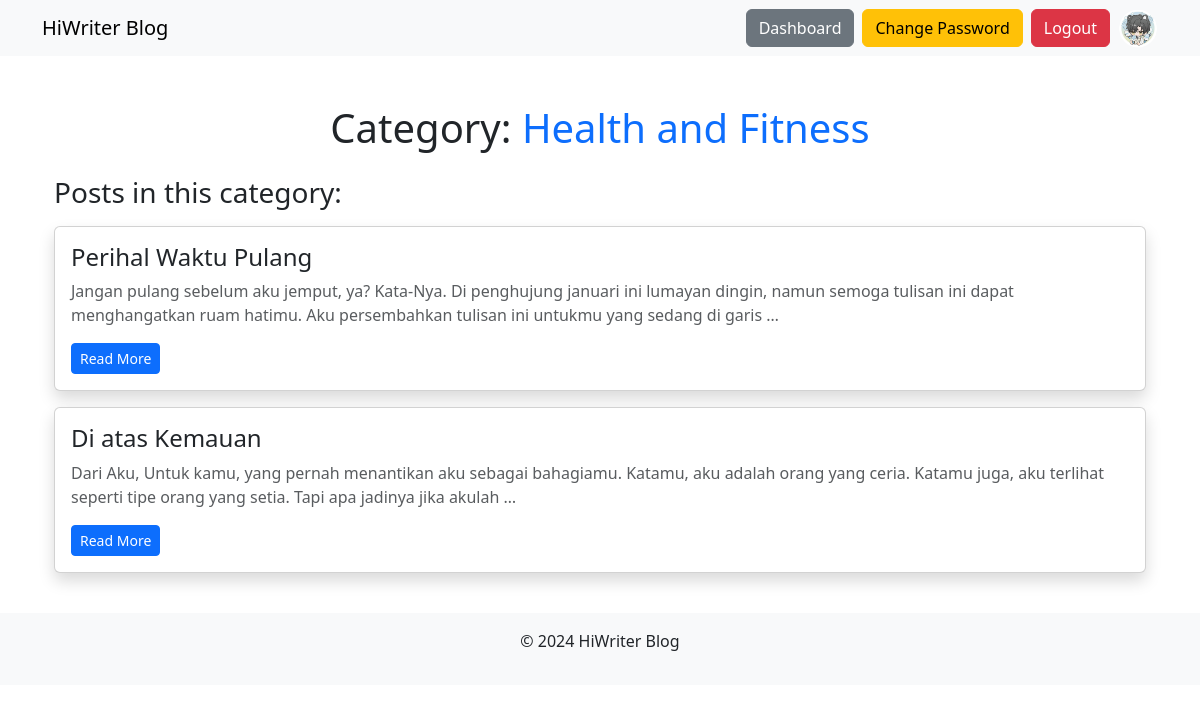
/category/1/ (signed in), run on the app's committed database.
### blog/models.py (models this page shows, shortened)
class Profile(models.Model):
    user = models.OneToOneField(User, on_delete=models.CASCADE)
    bio = models.TextField(blank=True, null=True)
    profile_picture = models.ImageField(
        upload_to='profile_pictures/',
        blank=True,
        null=True,
        default='profile_pictures/default-profile.jpg'
    )

class Category(models.Model):
    name = models.CharField(max_length=255)

class Post(models.Model):
    title = models.CharField(max_length=200)
    content = models.TextField()
    author = models.ForeignKey(User, on_delete=models.CASCADE)
    created_at = models.DateTimeField(auto_now_add=True)
    image = models.ImageField(upload_to='post_images/', blank=True, null=True)
    category = models.ForeignKey(Category, on_delete=models.SET_NULL, null=True, blank=True)
    tags = models.ManyToManyField('Tag', blank=True)

### blog/views.py (the view)
# urls.py: path('category/<int:pk>/', views.CategoryDetailView.as_view(), name='category_detail'),
class CategoryDetailView(ListView):
    model = Post
    template_name = 'blog/category_detail.html'
    context_object_name = 'category'
    def get_queryset(self):
        category = get_object_or_404(Category, pk=self.kwargs['pk'])
        return Post.objects.filter(category=category)
    def get_context_data(self, **kwargs):
        context = super().get_context_data(**kwargs)
        context['category'] = get_object_or_404(Category, pk=self.kwargs['pk'])
        return context

### blog/templates/blog/category_detail.html (shortened to what this page needs)
{% extends 'blog/base.html' %}
{% block content %}
<div class="container mt-5">
    <div class="row">
        <div class="col-md-12">
            <h1 class="text-center mb-4">Category: <span class="text-primary">{{ category.name }}</span></h1>
            <h3 class="mb-3">Posts in this category:</h3>
            {% for post in category.post_set.all %}
                <div class="card mb-3 shadow">
                    <div class="card-body">
                        <h4 class="card-title">
                            <a href="{% url 'post_detail' post.pk %}" class="text-decoration-none text-dark">{{ post.title }}</a>
                        </h4>
                        <p class="card-text text-muted">{{ post.content|truncatewords:30 }}</p>
                        <a href="{% url 'post_detail' post.pk %}" class="btn btn-primary btn-sm">Read More</a>
                    </div>
                </div>
            {% empty %}
                <p class="text-muted">No posts in this category yet.</p>
            {% endfor %}
        </div>
    </div>
</div>
{% endblock %}

### blog/templates/blog/base.html (shortened to what this page needs)
<!DOCTYPE html>
<html lang="en">
<head>
    <link href="https://cdn.jsdelivr.net/npm/bootstrap@5.3.0-alpha3/dist/css/bootstrap.min.css" rel="stylesheet">
    {% load static %}
    <link rel="stylesheet" href="{% static 'blog/styles.css' %}">
</head>
<body>
<nav class="navbar navbar-expand-lg navbar-light bg-light">
    <div class="container">
        <a class="navbar-brand" href="{% url 'home' %}" >HiWriter Blog</a>
        <div class="d-flex ms-auto align-items-center">
            {% if user.is_authenticated %}
                <a href="/dashboard/" class="btn btn-secondary me-2">Dashboard</a>
                <a href="{% url 'change_password' %}" class="btn btn-warning me-2">Change Password</a>
                <a href="/logout/" class="btn btn-danger me-2">Logout</a>
                {% if user.profile.profile_picture %}
                    <a href="{% url 'profile' %}" class="d-flex align-items-center">
                        <img src="{{ user.profile.profile_picture.url }}" alt="Profile" class="rounded-circle profile-img" style="width: 40px; height: 40px; object-fit: cover;">
                    </a>
                {% endif %}
            {% else %}
                <a href="/login/" class="btn btn-primary me-2">Login</a>
                <a href="/register/" class="btn btn-secondary">Register</a>
            {% endif %}
        </div>
    </div>
</nav>
<div class="container mt-4">
    {% block content %}{% endblock %}
</div>
<footer class="bg-light text-center py-3 mt-4">
    <p>&copy; 2024 HiWriter Blog</p>
</footer>
</body>
</html>

### blog/static/blog/styles.css (style rules this page uses)
.navbar img { width: 40px; height: 40px; border-radius: 50%; object-fit: cover; }
.profile-img { width: 40px; height: 40px; border-radius: 50%; object-fit: cover; }

### data on the page
Category: name "Health and Fitness"
Post: title "Perihal Waktu Pulang", content "Jangan pulang sebelum aku jemput, ya? Kata-Nya. Di penghujung januari ini lumayan dingin, namun semoga tulisan ini dapat menghangatkan ruam hatimu. Aku persembahkan tulisan ini untukmu yang sedang di garis …"
Post: title "Di atas Kemauan", content "Dari Aku, Untuk kamu, yang pernah menantikan aku sebagai bahagiamu. Katamu, aku adalah orang yang ceria. Katamu juga, aku terlihat seperti tipe orang yang setia. Tapi apa jadinya jika akulah …"
